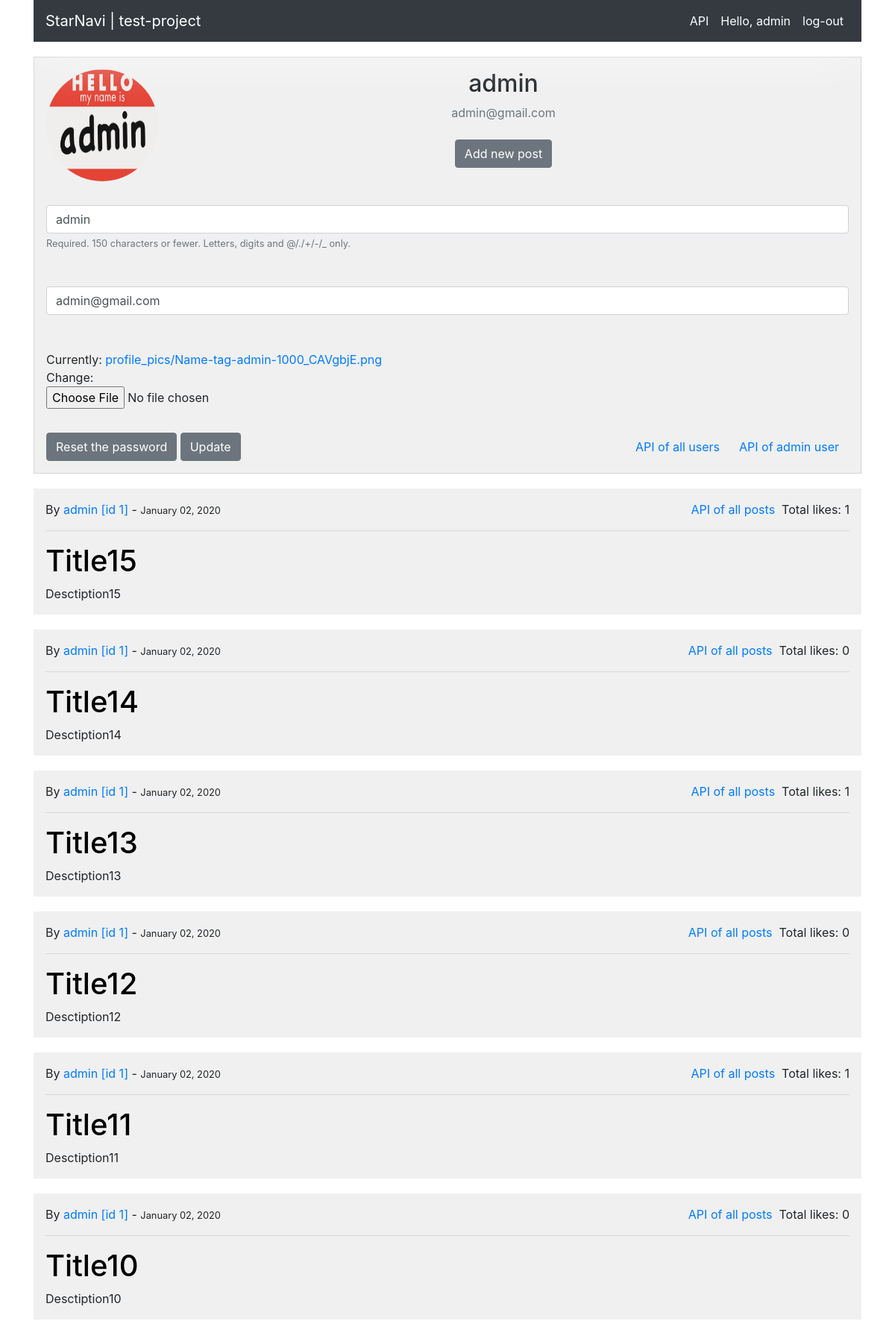
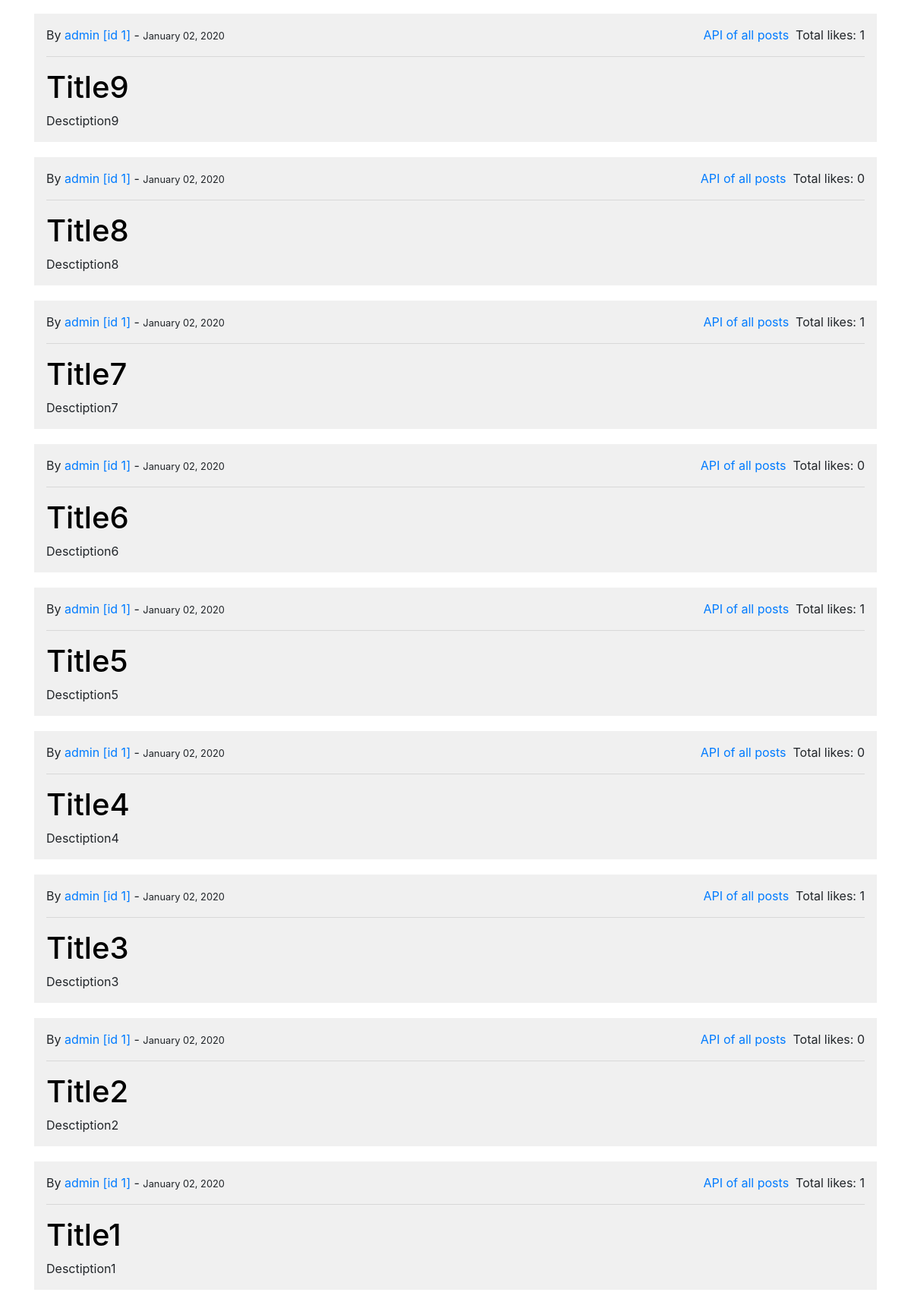
/profile/1/ (signed in), run on the app's committed database (2 pictures, top to bottom).
### users/models.py (models this page shows, shortened)
class Profile(models.Model):
    user = models.OneToOneField(User, on_delete=models.CASCADE)
    profile_image = models.ImageField(default='default.jpg', upload_to='profile_pics')

### blog/models.py (models this page shows, shortened)
class Post(models.Model):
	author = models.ForeignKey(User, on_delete=models.CASCADE)
	title = models.CharField(max_length=50)
	desctiption = models.TextField()  # fix to 'description' in production
	date = models.DateTimeField(default=timezone.now)
	like = models.ManyToManyField(User, blank=True, related_name='post_like')
	class Meta:
		ordering = ['-date']

### users/views.py (the view)
# urls.py: path('profile/<int:pk>/',
@login_required
def profile(request, pk):
    if request.method == 'POST':
        user_form = UserUpdateForm(request.POST,
                                   instance=request.user
        )
        profile_form = ProfileUpdateForm(request.POST,
                                         request.FILES,
                                         instance=request.user.profile
        )
        if user_form.is_valid() and profile_form.is_valid():
            user_form.save()
            profile_form.save()
            messages.success(request, 'You have been just already changed your account info')
    else:
        user_form = UserUpdateForm(instance=request.user)
        profile_form = ProfileUpdateForm(instance=request.user.profile)
    context = {
        'user_form': user_form,
        'profile_form': profile_form,
        'posts': Post.objects.filter(author_id=request.user.id),
    }
    return render(request, 'profile.html', context)

### users/forms.py
class UserUpdateForm(forms.ModelForm):
    email = forms.EmailField()
    class Meta:
        model = User
        fields = [
            'username',
            'email',
        ]

class ProfileUpdateForm(forms.ModelForm):
    class Meta:
        model = Profile
        fields = ['profile_image',]

### users/templates/profile.html (shortened to what this page needs)
{% extends "base.html" %}
{% load crispy_forms_tags %}
{% block content %}
    <div class="content-section">
      <div class="media profile-block">
        <img class="rounded-circle account-img"
             src="{{ user.profile.profile_image.url }}"
             style="height: 150px; width: 150px;">
        <div class="media-body">
          <h2 class="account-heading content-block">
            {{ user.username }}
          </h2>
          <p class="text-secondary content-block">
            {{ user.email }}
            <a class="btn btn-secondary content-block fifth" href="{% url 'post-create' %}">
              Add new post
            </a>
          </p>
        </div>
      </div>
      <form method='POST' enctype="multipart/form-data">
          <fieldset class='form-group'>
              {{ user_form|crispy }}
              {{ profile_form|crispy }}
          </fieldset>
          <a class='btn btn-secondary' href="{% url 'password-reset' %}">
            Reset the password
          </a>
          <button class='btn btn-secondary' type='submit'>
            Update
          </button>
          <a class="btn float-right" href="http://127.0.0.1:8000/api/profiles/profile/{{ user.id }}?format=json">
            API of {{ user.username }} user
          </a>
          <a class="btn float-right" href="http://127.0.0.1:8000/api/profiles/profile/?format=json">
            API of all users
          </a>
      </form>
    </div>
    {% for post in posts %}
    	<div class="post container" style="max-height: 200px;
										                     overflow: hidden;
										                     text-overflow: ellipsis;">
    		<span class="post-authon post-date">
          By
          <a href="{% url 'user-posts' post.author.username %}">
    				{{ post.author }} [id {{ post.author.id }}]
    			</a>
    				 -
    			<small>
    				{{ post.date|date:'F d, Y' }}
          </small>
          <p class='float-right'>
						 Total likes: {{ post.like.count }}
           </p>
           <a class="float-right" href="http://127.0.0.1:8000/api/posts/blog/?format=json">
						API of all posts &nbsp;
					</a>
    		</span>
    		<hr/>
	      <h1 class="find-by">
          <a class="post-title" href="http://127.0.0.1:8000/post/{{ post.id }}">
            {{ post.title }}
          </a>
	      </h1>
	      <span class="post-descs">
	        {{ post.desctiption }}
	      </span>
      </div>
    {% endfor %}
    <br/>
{% endblock content %}

### blog/templates/header.html (shortened to what this page needs)
<header class="container">
	<nav class="navbar
				navbar-expand-lg
				navbar-light
				bg-light
				navbar navbar-dark bg-dark">
		<a class="navbar-brand homePage" href="{% url 'home-page' %}">
			StarNavi | test-project
		</a>
	  	<div class="collapse navbar-collapse" id="navbarSupportedContent">
			<form class="form-inline
						 my-2
						 my-lg-0">
				<ul class="navbar-nav
						   mr-auto
						   mt-2
						   mt-lg-0">
					<li class="nav-item active">
						<a class="nav-link" href="{% url 'api-help' %}">
							API
						</a>
					</li>
					{% if user.is_authenticated %}
						<li class="nav-item active">
							<a class="nav-link fourth" href="{% url 'profile' user.id %}">
								Hello, {{ user.get_username }}
							</a>
						</li>
						<li class="nav-item active">
							<a class="nav-link logOut" href="{% url 'logout' %}">
								log-out
							</a>
						</li>
					{% endif %}
				</ul>
    		</form>
	  	</div>
	</nav>
</header>

### blog/templates/links/css-links.html (style rules this page uses)
body { background-image: url(http://ilyakhasanov.ru/images/background/58.png); }
.navbar { -webkit-box-shadow: 0px 0px 80px 0px rgba(255,255,255,1); -moz-box-shadow: 0px 0px 80px 0px rgba(255,255,255,1); box-shadow: 0px 0px 80px 0px rgba(255,255,255,1); }
.up-word, .requiredField { color: #f0f0f0; }
.content-section { height: 200px auto; background: #f0f0f0; border: 1px solid lightgray; margin-top: 20px; padding: 1em; -webkit-box-shadow: 0px 50px 43px -37px rgba(255,255,255,1); -moz-box-shadow: 0px 50px 43px -37px rgba(255,255,255,1); box-shadow: 0px 50px 43px -37px rgba(255,255,255,1); }
.content-block { text-align: center; }
.post { height: 200px auto; background: #f0f0f0; margin-top: 20px; padding: 1em; }
.post-title { color: black; }

### data on the page
Post: author "admin", author.id "1", date "January 02, 2020", like.count "1", title "Title15", desctiption "Desctiption15"
Post: author "admin", author.id "1", date "January 02, 2020", like.count "0", title "Title14", desctiption "Desctiption14"
Post: author "admin", author.id "1", date "January 02, 2020", like.count "1", title "Title13", desctiption "Desctiption13"
Post: author "admin", author.id "1", date "January 02, 2020", like.count "0", title "Title12", desctiption "Desctiption12"
Post: author "admin", author.id "1", date "January 02, 2020", like.count "1", title "Title11", desctiption "Desctiption11"
Post: author "admin", author.id "1", date "January 02, 2020", like.count "0", title "Title10", desctiption "Desctiption10"
Post: author "admin", author.id "1", date "January 02, 2020", like.count "1", title "Title9", desctiption "Desctiption9"
Post: author "admin", author.id "1", date "January 02, 2020", like.count "0", title "Title8", desctiption "Desctiption8"
Post: author "admin", author.id "1", date "January 02, 2020", like.count "1", title "Title7", desctiption "Desctiption7"
Post: author "admin", author.id "1", date "January 02, 2020", like.count "0", title "Title6", desctiption "Desctiption6"
Post: author "admin", author.id "1", date "January 02, 2020", like.count "1", title "Title5", desctiption "Desctiption5"
Post: author "admin", author.id "1", date "January 02, 2020", like.count "0", title "Title4", desctiption "Desctiption4"
Post: author "admin", author.id "1", date "January 02, 2020", like.count "1", title "Title3", desctiption "Desctiption3"
Post: author "admin", author.id "1", date "January 02, 2020", like.count "0", title "Title2", desctiption "Desctiption2"
Post: author "admin", author.id "1", date "January 02, 2020", like.count "1", title "Title1", desctiption "Desctiption1"

### other printed values
{{ user.get_username }} "admin"
{{ user.username }} "admin"
{{ user.email }} "admin@gmail.com"
